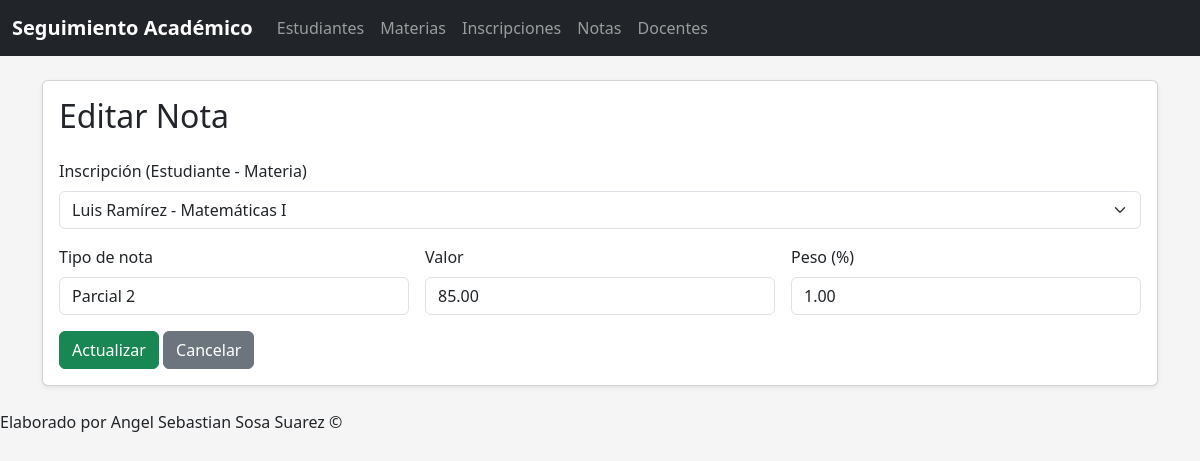
Page /Aplicacion/public/index.php?url=notas/editar/2 on the committed database.
### tables this page shows
CREATE TABLE `notas` (
  `id` int(11) NOT NULL,
  `inscripcion_id` int(11) NOT NULL,
  `tipo` varchar(50) DEFAULT NULL,
  `valor` decimal(5,2) NOT NULL,
  `peso` decimal(4,2) DEFAULT 1.00,
  `fecha` date DEFAULT curdate(),
  `created_at` timestamp NOT NULL DEFAULT current_timestamp(),
  `updated_at` timestamp NOT NULL DEFAULT current_timestamp() ON UPDATE current_timestamp()
);

CREATE TABLE `inscripciones` (
  `id` int(11) NOT NULL,
  `estudiante_id` int(11) NOT NULL,
  `materia_id` int(11) NOT NULL,
  `periodo` varchar(20) NOT NULL,
  `fecha_inscripcion` date DEFAULT curdate(),
  `created_at` timestamp NOT NULL DEFAULT current_timestamp(),
  `updated_at` timestamp NOT NULL DEFAULT current_timestamp() ON UPDATE current_timestamp()
);

CREATE TABLE `estudiantes` (
  `id` int(11) NOT NULL,
  `codigo` varchar(20) NOT NULL,
  `nombre` varchar(100) NOT NULL,
  `apellido` varchar(100) NOT NULL,
  `email` varchar(100) DEFAULT NULL,
  `telefono` varchar(20) DEFAULT NULL,
  `fecha_nacimiento` date DEFAULT NULL,
  `created_at` timestamp NOT NULL DEFAULT current_timestamp(),
  `updated_at` timestamp NOT NULL DEFAULT current_timestamp() ON UPDATE current_timestamp()
);

CREATE TABLE `materias` (
  `id` int(11) NOT NULL,
  `codigo` varchar(20) NOT NULL,
  `nombre` varchar(150) NOT NULL,
  `descripcion` text DEFAULT NULL,
  `docente_id` int(11) DEFAULT NULL,
  `created_at` timestamp NOT NULL DEFAULT current_timestamp(),
  `updated_at` timestamp NOT NULL DEFAULT current_timestamp() ON UPDATE current_timestamp()
);

### Aplicacion/controllers/NotaController.php (called while the page is built, shortened)
<?php
require_once __DIR__ . "/../models/NotaModel.php";
require_once __DIR__ . "/../models/InscripcionModel.php";
class NotaController {
    public function editar($params) {
        $modeloNotas = new NotaModel();
        $modeloIns   = new InscripcionModel();
        $id = isset($params['id']) ? (int)$params['id'] : 0;
        $nota         = $modeloNotas->getById($id);
        $inscripciones = $modeloIns->getAll();
        require __DIR__ . "/../views/notas/edit.php";
    }
}

### Aplicacion/public/index.php (called while the page is built, shortened)
<?php
require_once "../config/conexion.php";
require_once "../controllers/NotaController.php";
$url = isset($_GET['url']) ? $_GET['url'] : "";
$partes = explode("/", $url);
$metodo         = isset($partes[1]) ? $partes[1] : "index";
$params = array_merge($_GET, $_POST);
if (isset($partes[2]) && $partes[2] !== '') {
    $params['id'] = $partes[2];
}
$controladorObj = new $nombreControlador();
$controladorObj->$metodo($params);

### Aplicacion/config/conexion.php (called while the page is built)
<?php
class Conexion {
    public static function conectar() {
        $host = "localhost";
        $db   = "seguimiento_academico";
        $user = "root";
        $pass = "";
        $charset = "utf8mb4";
        $dsn = "mysql:host=$host;dbname=$db;charset=$charset";
        try {
            $pdo = new PDO($dsn, $user, $pass);
            $pdo->setAttribute(PDO::ATTR_ERRMODE, PDO::ERRMODE_EXCEPTION);
            return $pdo;
        } catch (PDOException $e) {
            die("Error de conexión: " . $e->getMessage());
        }
    }
}

### Aplicacion/models/InscripcionModel.php (called while the page is built, shortened)
<?php
require_once dirname(__DIR__) . "/config/conexion.php";
class InscripcionModel {
    private $db;
    public function __construct() {
        $this->db = Conexion::conectar();
    }
    public function getAll() {
        $sql = "SELECT i.*,
                       e.nombre AS estudiante_nombre,
                       e.apellido AS estudiante_apellido,
                       m.nombre AS materia_nombre
                FROM inscripciones i
                JOIN estudiantes e ON i.estudiante_id = e.id
                JOIN materias m ON i.materia_id = m.id
                ORDER BY i.id DESC";
        return $this->db->query($sql)->fetchAll(PDO::FETCH_ASSOC);
    }
}

### Aplicacion/models/NotaModel.php (called while the page is built, shortened)
<?php
require_once dirname(__DIR__) . "/config/conexion.php";
class NotaModel {
    private $db;
    public function __construct() {
        $this->db = Conexion::conectar();
    }
    public function getById($id) {
        $sql = "SELECT n.*,
                       e.nombre AS estudiante_nombre,
                       e.apellido AS estudiante_apellido,
                       m.nombre AS materia_nombre,
                       i.periodo
                FROM notas n
                JOIN inscripciones i ON n.inscripcion_id = i.id
                JOIN estudiantes e ON i.estudiante_id = e.id
                JOIN materias m ON i.materia_id = m.id
                WHERE n.id = ?";
        $stmt = $this->db->prepare($sql);
        $stmt->execute([$id]);
        return $stmt->fetch(PDO::FETCH_ASSOC);
    }
}

### Aplicacion/views/notas/edit.php (the view, shortened to what this page needs)
<?php include_once __DIR__ . "/../layouts/header.php"; ?>
<div class="card shadow-sm">
    <div class="card-body">
        <h2 class="card-title mb-4">Editar Nota</h2>
        <form action="<?= $baseUrl ?>?url=notas/actualizar" method="POST" class="row g-3">
            <div class="col-12">
                <label class="form-label">Inscripción (Estudiante - Materia)</label>
                <select name="inscripcion_id" class="form-select" required>
                    <?php foreach ($inscripciones as $i): ?>
                        <option value="<?= $i['id'] ?>"
                            <?= ($i['id'] == $nota['inscripcion_id']) ? 'selected' : '' ?>>
                            <?= htmlspecialchars($i['estudiante_nombre'] . ' ' . $i['estudiante_apellido'] . ' - ' . $i['materia_nombre']) ?>
                        </option>
                    <?php endforeach; ?>
                </select>
            </div>
            <div class="col-md-4">
                <label class="form-label">Tipo de nota</label>
                <input type="text" name="tipo"
                       class="form-control"
                       value="<?= htmlspecialchars($nota['tipo']) ?>"
                       required>
            </div>
            <div class="col-md-4">
                <label class="form-label">Valor</label>
                <input type="number" name="valor"
                       class="form-control"
                       min="0" max="20" step="0.01"
                       value="<?= htmlspecialchars($nota['valor']) ?>"
                       required>
            </div>
            <div class="col-md-4">
                <label class="form-label">Peso (%)</label>
                <input type="number" name="peso"
                       class="form-control"
                       min="0" max="100" step="1"
                       value="<?= htmlspecialchars($nota['peso']) ?>"
                       required>
            </div>
            <div class="col-12 mt-3">
                <button type="submit" class="btn btn-success">
                    Actualizar
                </button>
                <a href="<?= $baseUrl ?>?url=notas" class="btn btn-secondary">
                    Cancelar
                </a>
            </div>
        </form>
    </div>
</div>
<?php include_once __DIR__ . "/../layouts/footer.php"; ?>

### Aplicacion/views/layouts/header.php (style rules this page uses)
body { background-color: #f5f5f5; }
h2 { margin-bottom: 1rem; }

### rows in the picture
notas: inscripcion_id "Luis Ramírez - Matemáticas I", tipo "Parcial 2", valor "85.00", peso "1.00"
